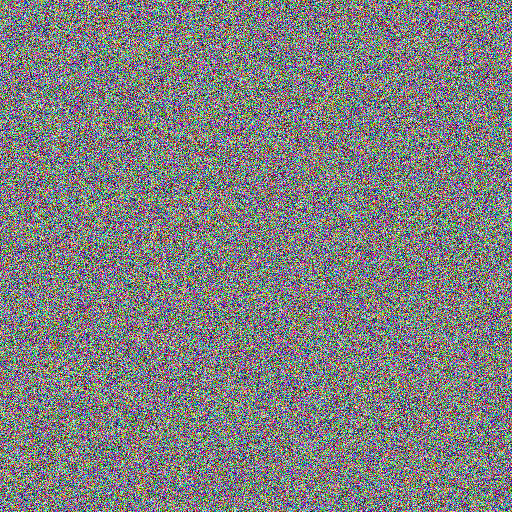
%> input picture 原始、加密、解密图片/加密后的lena.png, 512 x 512 px
$ octave main_jiemi.m   (GNU Octave 9; MATLAB toolbox functions it lacks are replaced by stand-ins)
%> lines starting %> are read from the running program, lines starting %| are printed output that depends on the picture
### 代码/chen_output.m
%% 子函数 求解Chen氏超混沌系统
%采用ode45求解
%参考：https://zhidao.baidu.com/question/1959859560446863460.html
function fy=chen_output(x0,y0,z0,h0,num)
% 微分方程求解
opt = odeset('Mass',@mass);
y0=[x0;y0;z0;h0];
[~,y] = ode45(@ode,0:500/(num+3000):500,y0,opt);
fy=y;
    function f = ode(~,y)
        y1=y(1);
        y2=y(2);
        y3=y(3);
        y4=y(4);
        f = [35*(y2-y1)+y4;7*y1-y1*y3+12*y2;y1*y2-3*y3;y2*y3+0.2*y4];
    end
    function M = mass(~,~)
        M = [1,0,0,0;0,1,0,0;0,0,1,0;0,0,0,1];
    end
end

### 代码/main_jiemi.m
%% 基于混沌系统与DNA编码的彩色数字图像解密系统
%   @author:沈洋
%   @date:2018.03.20
%-------------------------------------------------------------------------------------------------------%
clear;clc;
I=imread('../原始、加密、解密图片/加密后的lena.png','png');           %读取图像信息
%> I is the input picture: size 512x512x3 uint8; mean R, G, B 127.2, 127.4, 127.5
I1=I(:,:,1);     %R通道
I2=I(:,:,2);     %G通道
I3=I(:,:,3);     %B通道
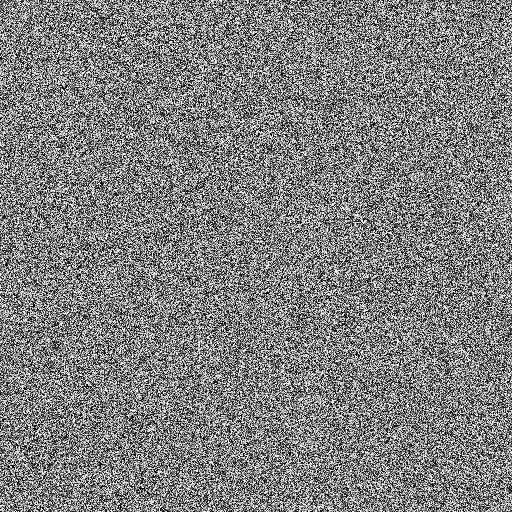
%> I3: size 512x512 uint8; min 0, max 255, mean 127.5
[M,N]=size(I1);                      %将图像的行列赋值给M,N
%> M = 512; N = 512
t=4;    %分块大小
SUM=M*N;
%> SUM = 262144
u=3.9999;     %密钥1：μ
xx0=0.3883;
xx1=0.4134;
ppx=zeros(1,M+1000);        %预分配内存
ppy=zeros(1,N+1000);
ppx(1)=xx0;
ppy(1)=xx1;
for i=1:M+999                 %进行M+999次循环，共得到M+1000点（包括初值）
    ppx(i+1)=u*ppx(i)*(1-ppx(i));
end
for i=1:N+999                 %进行M+999次循环，共得到M+1000点（包括初值）
    ppy(i+1)=u*ppy(i)*(1-ppy(i));
end
ppx=ppx(1001:length(ppx));            %去除前1000点，获得更好的随机性
ppy=ppy(1001:length(ppy));

[~,Ux]=sort(ppx,'descend');
[~,Uy]=sort(ppy,'descend');

for i=N:-1:1
    temp = I1(:,i);
    I1(:,i) = I1(:,Uy(i));
    I1(:,Uy(i)) = temp;
    temp = I2(:,i);
    I2(:,i) = I2(:,Uy(i));
    I2(:,Uy(i)) = temp;
    temp = I3(:,i);
    I3(:,i) = I3(:,Uy(i));
    I3(:,Uy(i)) = temp;
end
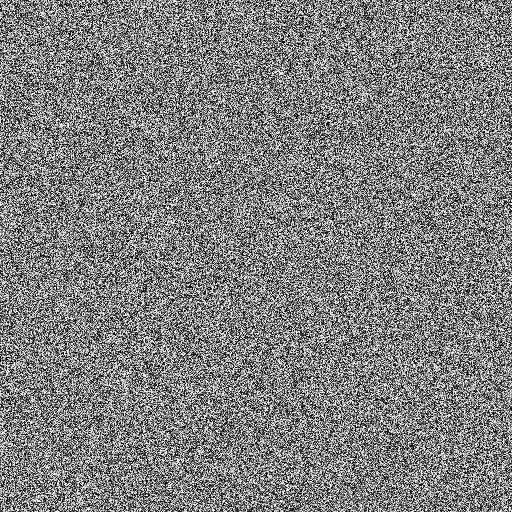
%> I1: size 512x512 uint8; min 0, max 255, mean 127.2; mean of the top-left, top-right, bottom-left and bottom-right quarters 127.3, 126.8, 127.5, 127.3
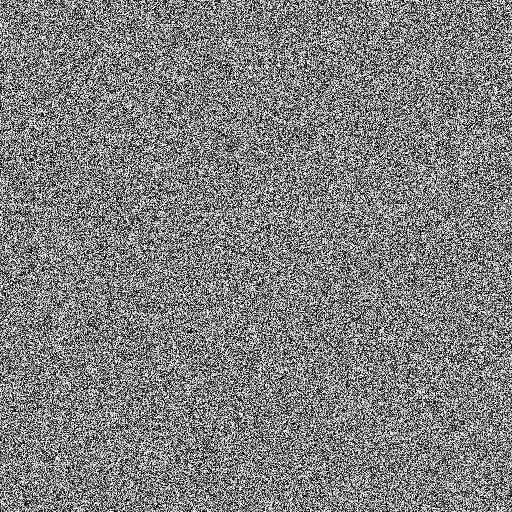
%> I2: size 512x512 uint8; min 0, max 255, mean 127.4; mean of the top-left, top-right, bottom-left and bottom-right quarters 127.3, 127.6, 127.2, 127.7
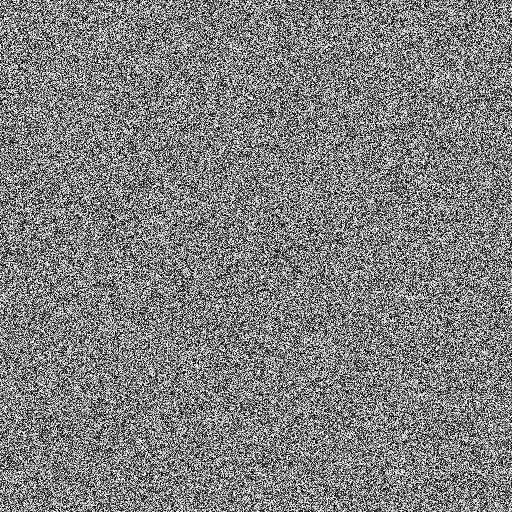
%> I3: size 512x512 uint8; min 0, max 255, mean 127.5; mean of the top-left, top-right, bottom-left and bottom-right quarters 128, 127.4, 127.2, 127.5
for i=M:-1:1
    temp = I1(i,:);
    I1(i,:) = I1(Ux(i),:);
    I1(Ux(i),:) = temp;
    temp = I2(i,:);
    I2(i,:) = I2(Ux(i),:);
    I2(Ux(i),:) = temp;
    temp = I3(i,:);
    I3(i,:) = I3(Ux(i),:);
    I3(Ux(i),:) = temp;
end
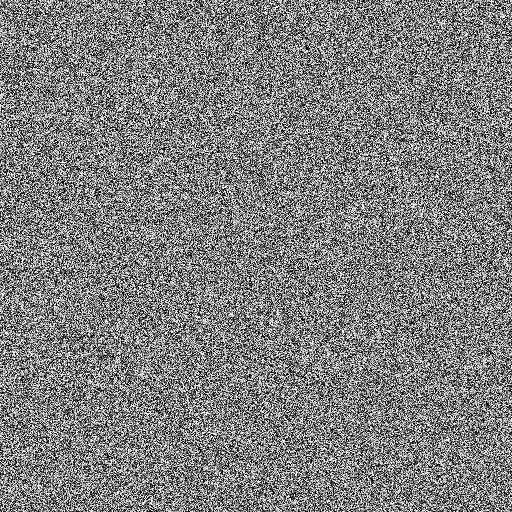
%> I1: size 512x512 uint8; min 0, max 255, mean 127.2; mean of the top-left, top-right, bottom-left and bottom-right quarters 127.4, 127, 127.4, 127.1
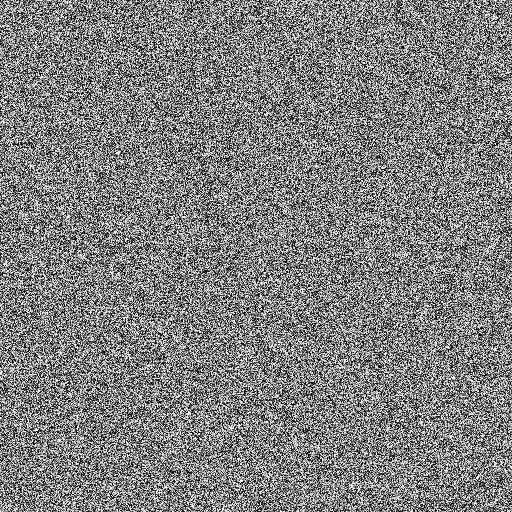
%> I2: size 512x512 uint8; min 0, max 255, mean 127.4; mean of the top-left, top-right, bottom-left and bottom-right quarters 126.9, 127.6, 127.6, 127.7
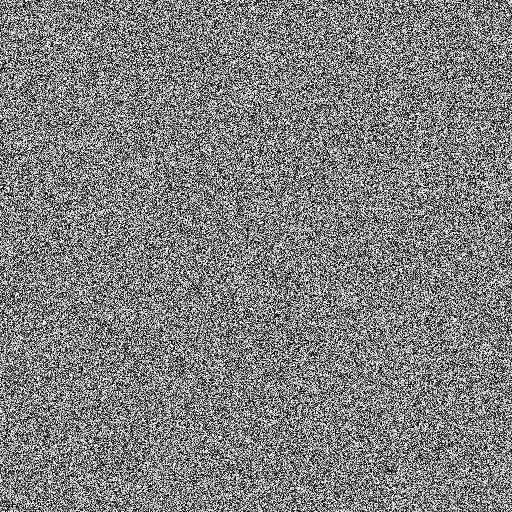
%> I3: size 512x512 uint8; min 0, max 255, mean 127.5; mean of the top-left, top-right, bottom-left and bottom-right quarters 127.9, 127.4, 127.3, 127.6
%% 2.产生Logistic混沌序列
% u=3.990000000000001; %密钥敏感性测试  10^-15
%u=3.99;%密钥：Logistic参数μ
% x0=0.7067000000000001; %密钥敏感性测试  10^-16
x0=0.5475; %密钥：Logistic初值x0
% x0=0.3462;            %home图片
p=zeros(1,SUM+1000);
p(1)=x0;
for i=1:SUM+999                        %进行SUM+999次循环，产生SUM+1000个数据
    p(i+1)=u*p(i)*(1-p(i));
end
p=p(1001:length(p));

%% 3.将p序列变换到0~255范围内整数，转换成M*N的二维矩阵R
p=mod(round(p*10^4),256);
R=reshape(p,N,M)';  %转成M行N列

%% 4.求解混沌方程
%求四个初值X0,Y0,Z0,H0
r=(M/t)*(N/t);
%> r = 16384
% X0=0.5008000000000001;        %密钥敏感性测试
X0=0.4953;
Y0=0.4265;
Z0=0.6928;
H0=0.7803;
% [4 lines of commented-out code are left out]
A=chen_output(X0,Y0,Z0,H0,r);
%> (the run ends here)
